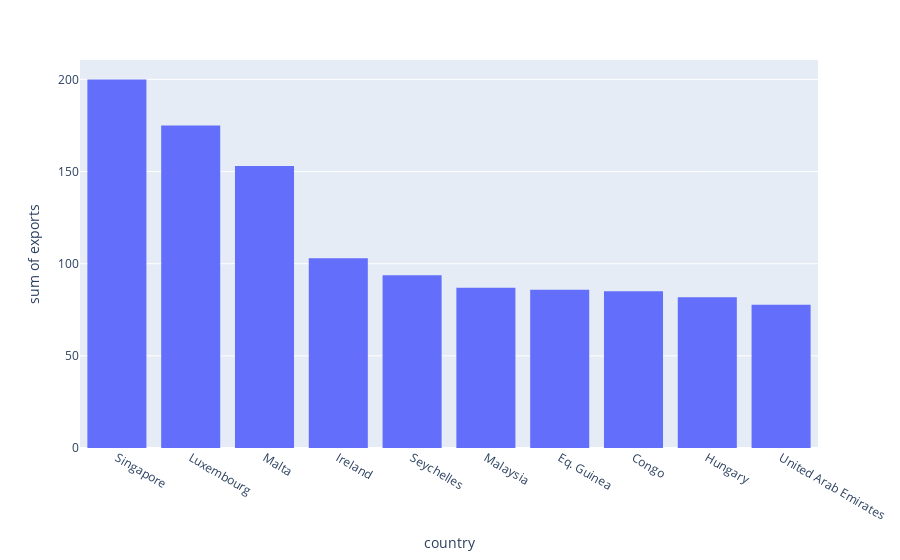

The cell this chart's notebook holds for it:
### Code cell
view_distribution(df,'exports',False)

### Figure 1 — Plotly figure (JSON) as saved in the notebook; plotly's stock layout.template omitted (floating-point values rounded to 4 significant figures)
{"data": [{"alignmentgroup": "True", "bingroup": "x", "histfunc": "sum", "hovertemplate": "country=%{x}<br>sum of exports=%{y}<extra></extra>", "legendgroup": "", "marker": {"color": "#636efa", "pattern": {"shape": ""}}, "name": "", "offsetgroup": "", "orientation": "v", "showlegend": false, "type": "histogram", "x": ["Singapore", "Luxembourg", "Malta", "Ireland", "Seychelles", "Malaysia", "Eq. Guinea", "Congo", "Hungary", "United Arab Emirates"], "xaxis": "x", "y": [200, 175, 153, 103, 93.8, 86.9, 85.8, 85.1, 81.8, 77.7], "yaxis": "y"}], "layout": {"barmode": "relative", "legend": {"tracegroupgap": 0}, "margin": {"t": 60}, "xaxis": {"anchor": "y", "domain": [0, 1], "title": {"text": "country"}}, "yaxis": {"anchor": "x", "domain": [0, 1], "title": {"text": "sum of exports"}}}}
